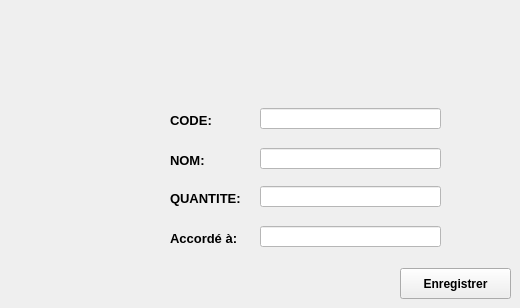
      <widget class="QWidget" name="page_60">
       <widget class="QPushButton" name="enregistrerAccordination">
        <property name="geometry">
         <rect>
          <x>400</x>
          <y>268</y>
          <width>111</width>
          <height>31</height>
         </rect>
        </property>
        <property name="font">
         <font>
          <pointsize>9</pointsize>
          <weight>75</weight>
          <bold>true</bold>
          <underline>false</underline>
         </font>
        </property>
        <property name="styleSheet">
         <string notr="true">backgroun-color:tan;</string>
        </property>
        <property name="text">
         <string>Enregistrer</string>
        </property>
       </widget>
       <widget class="QLineEdit" name="qte_3">
        <property name="geometry">
         <rect>
          <x>260</x>
          <y>186</y>
          <width>181</width>
          <height>21</height>
         </rect>
        </property>
        <property name="styleSheet">
         <string notr="true">background-color:white;</string>
        </property>
       </widget>
       <widget class="QLabel" name="label_218">
        <property name="geometry">
         <rect>
          <x>170</x>
          <y>188</y>
          <width>91</width>
          <height>21</height>
         </rect>
        </property>
        <property name="font">
         <font>
          <pointsize>10</pointsize>
          <weight>75</weight>
          <bold>true</bold>
         </font>
        </property>
        <property name="text">
         <string>QUANTITE:</string>
        </property>
       </widget>
       <widget class="QLabel" name="label_219">
        <property name="geometry">
         <rect>
          <x>170</x>
          <y>228</y>
          <width>91</width>
          <height>21</height>
         </rect>
        </property>
        <property name="font">
         <font>
          <pointsize>10</pointsize>
          <weight>75</weight>
          <bold>true</bold>
         </font>
        </property>
        <property name="text">
         <string>Accordé à:</string>
        </property>
       </widget>
       <widget class="QLineEdit" name="accorde">
        <property name="geometry">
         <rect>
          <x>260</x>
          <y>226</y>
          <width>181</width>
          <height>21</height>
         </rect>
        </property>
        <property name="styleSheet">
         <string notr="true">background-color:white;</string>
        </property>
       </widget>
       <widget class="QLabel" name="label_220">
        <property name="geometry">
         <rect>
          <x>170</x>
          <y>110</y>
          <width>91</width>
          <height>21</height>
         </rect>
        </property>
        <property name="font">
         <font>
          <pointsize>10</pointsize>
          <weight>75</weight>
          <bold>true</bold>
         </font>
        </property>
        <property name="text">
         <string>CODE:</string>
        </property>
       </widget>
       <widget class="QLineEdit" name="code_3">
        <property name="geometry">
         <rect>
          <x>260</x>
          <y>108</y>
          <width>181</width>
          <height>21</height>
         </rect>
        </property>
        <property name="styleSheet">
         <string notr="true">background-color:white;</string>
        </property>
       </widget>
       <widget class="QLineEdit" name="nom_3">
        <property name="geometry">
         <rect>
          <x>260</x>
          <y>148</y>
          <width>181</width>
          <height>21</height>
         </rect>
        </property>
        <property name="styleSheet">
         <string notr="true">background-color:white;</string>
        </property>
       </widget>
       <widget class="QLabel" name="label_221">
        <property name="geometry">
         <rect>
          <x>170</x>
          <y>150</y>
          <width>91</width>
          <height>21</height>
         </rect>
        </property>
        <property name="font">
         <font>
          <pointsize>10</pointsize>
          <weight>75</weight>
          <bold>true</bold>
         </font>
        </property>
        <property name="text">
         <string>NOM:</string>
        </property>
       </widget>
      </widget>
